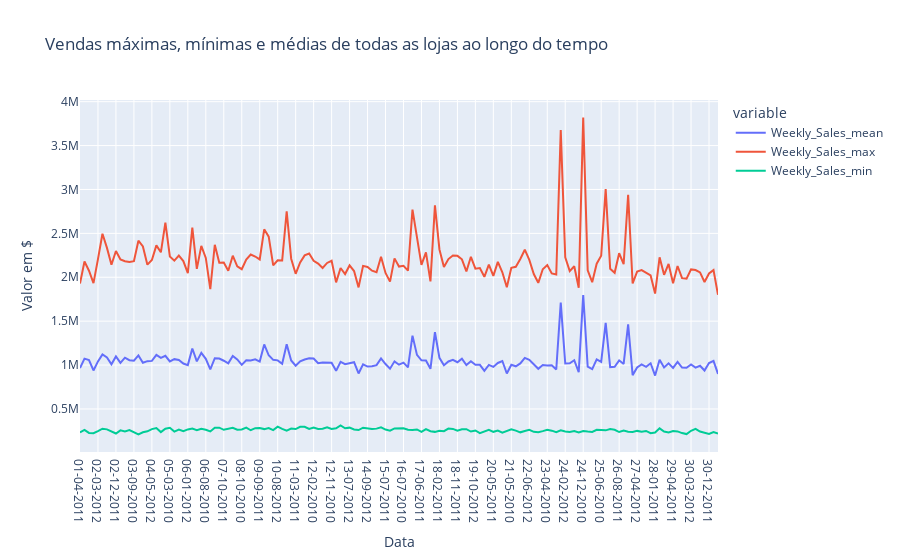

This figure's notebook cell:
### Code cell
vendas_por_data = vendas_por_data.sort_values(by='Date')
# plotar o gráfico
fig = ex.line(vendas_por_data, x='Date', y=['Weekly_Sales_mean', 'Weekly_Sales_max', 'Weekly_Sales_min'], title='Vendas máximas, mínimas e médias de todas as lojas ao longo do tempo')
fig.update_layout(xaxis_title='Data', yaxis_title='Valor em $')
fig.show()

### Figure 1 — Plotly figure (JSON) as saved in the notebook; plotly's stock layout.template omitted (floating-point values rounded to 4 significant figures; data arrays with more than 128 entries replaced by an {"elided": "..."} marker saying what was removed)
{"data": [{"hovertemplate": "variable=Weekly_Sales_mean<br>Date=%{x}<br>value=%{y}<extra></extra>", "legendgroup": "Weekly_Sales_mean", "line": {"color": "#636efa", "dash": "solid"}, "marker": {"symbol": "circle"}, "mode": "lines", "name": "Weekly_Sales_mean", "orientation": "v", "showlegend": true, "type": "scatter", "x": {"elided": "143 str values"}, "xaxis": "x", "y": {"elided": "143 float values"}, "yaxis": "y"}, {"hovertemplate": "variable=Weekly_Sales_max<br>Date=%{x}<br>value=%{y}<extra></extra>", "legendgroup": "Weekly_Sales_max", "line": {"color": "#EF553B", "dash": "solid"}, "marker": {"symbol": "circle"}, "mode": "lines", "name": "Weekly_Sales_max", "orientation": "v", "showlegend": true, "type": "scatter", "x": {"elided": "143 str values"}, "xaxis": "x", "y": {"elided": "143 float values"}, "yaxis": "y"}, {"hovertemplate": "variable=Weekly_Sales_min<br>Date=%{x}<br>value=%{y}<extra></extra>", "legendgroup": "Weekly_Sales_min", "line": {"color": "#00cc96", "dash": "solid"}, "marker": {"symbol": "circle"}, "mode": "lines", "name": "Weekly_Sales_min", "orientation": "v", "showlegend": true, "type": "scatter", "x": {"elided": "143 str values"}, "xaxis": "x", "y": {"elided": "143 float values"}, "yaxis": "y"}], "layout": {"legend": {"title": {"text": "variable"}, "tracegroupgap": 0}, "title": {"text": "Vendas máximas, mínimas e médias de todas as lojas ao longo do tempo"}, "xaxis": {"anchor": "y", "domain": [0, 1], "title": {"text": "Data"}}, "yaxis": {"anchor": "x", "domain": [0, 1], "title": {"text": "Valor em $"}}}}
